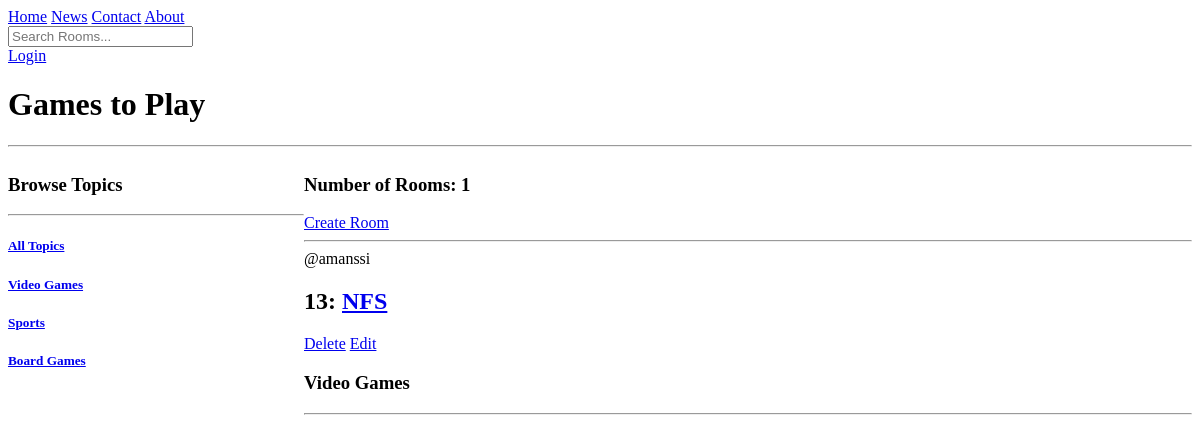
/, run on an earlier commit of the app's database.
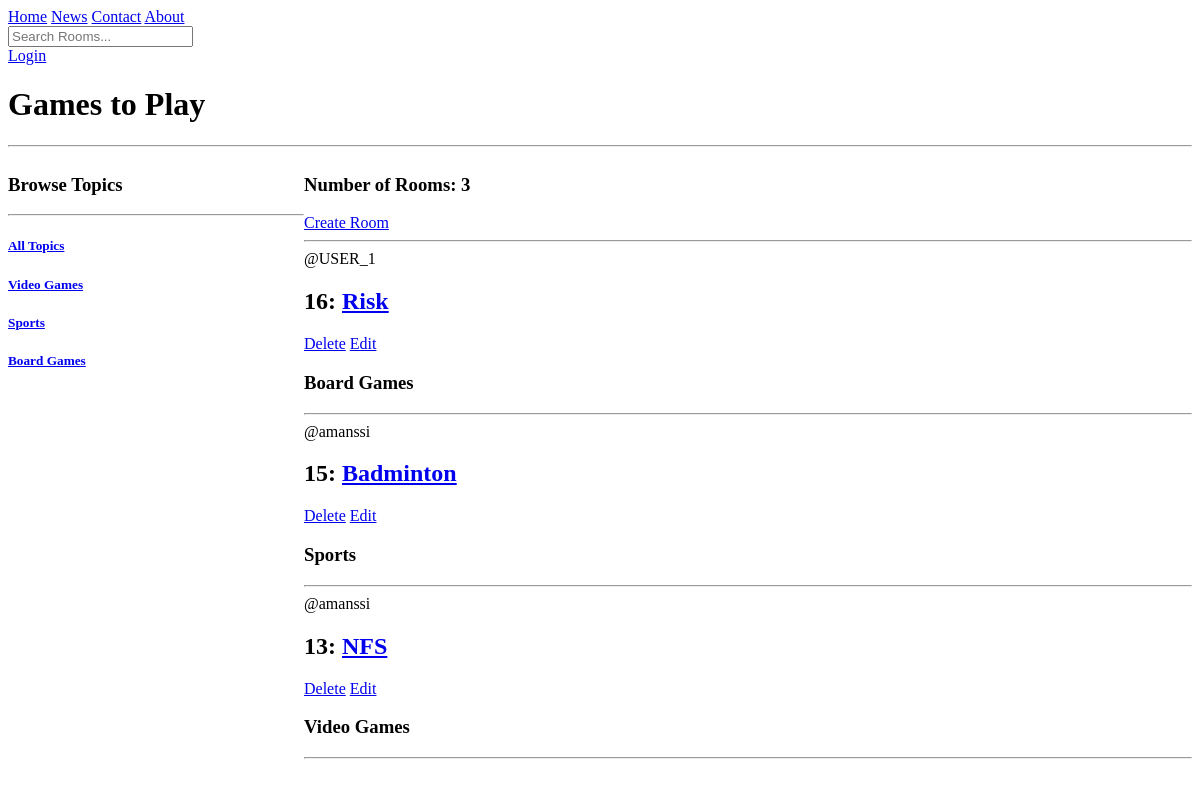
And on a later commit of the database.
### base/models.py (models this page shows, shortened)
class Topic(models.Model):
    name = models.CharField(max_length=200)

class Room(models.Model):
    host = models.ForeignKey(User, on_delete=models.CASCADE, null=True)
    topic = models.ForeignKey(Topic, on_delete=models.CASCADE, null=True)
    name = models.CharField(max_length=200)
    description = models.TextField(null=True, blank=True)
    updated = models.DateTimeField(auto_now=True)
    created = models.DateTimeField(auto_now_add=True)
    class Meta:
        ordering = ['-updated', '-created']

### base/views.py (the view)
# urls.py: path('', views.home, name="home_name"),
def home(request):
    query = request.GET.get('query')
    rooms=Room.objects.filter()
    if query:
        rooms=Room.objects.filter(
            Q(topic__name__icontains=query) |
            Q(name__icontains=query) |
            Q(description__icontains=query))
    topics=Topic.objects.all()
    context={'rooms':rooms, 'rooms_count':rooms.count(), 'topics':topics}
    return render(request, 'base/home.html', context)

### base/templates/base/home.html (shortened to what this page needs)
{% extends 'main.html' %}
{% block content %}
<h1>Games to Play</h1>
<hr>
<div class="home-container">
    <div>
        <h3>Browse Topics</h3>
        <hr>
        <div>
            <a href="{% url 'home_name' %}"><h5>All Topics</h5></a>
        </div>
        {% for topic in topics %}
        <div>
            <a href="{% url 'home_name' %}?query={{topic.name}}"><h5>{{topic.name}}</h5></a>
        </div>
        {% endfor %}
    </div>
    <div>
        <h3>Number of Rooms: {{rooms_count}}</h3>
        <a href="{% url 'create-room_name' %}">Create Room</a>
        <hr>
        <div>
            {% for room in rooms %}
                <div>
                    <span>@{{room.host.username}}</span>
                    <h2>{{room.id}}: <a href="{% url 'room_name' room.id %}">{{room.name}}</a></h2>
                    <a href="{% url 'delete-room_name' room.id %}">Delete</a>
                    <a href="{% url 'update-room_name' room.id %}">Edit</a>
                    <br>
                    <span><h3>{{room.topic.name}}</h3></span>
                    <hr>
                </div>
            {% endfor %}
    </div>
    </div>
</div>
{% endblock content %}

### templates/main.html (shortened to what this page needs)
<!DOCTYPE html>
<html lang="en">
<head>
</head>
<body>
    {% include 'navbar.html' %}
    {% block content %}
    {% endblock content %}
</body>
</html>

### templates/navbar.html
<div class="topnav">
    <a class="active" href="/">Home</a>
    <a href="#news">News</a>
    <a href="#contact">Contact</a>
    <a href="#about">About</a>
  </div>
<form action="{% url 'home_name' %}" method="GET">
  <input type="text" name="query" placeholder="Search Rooms... "/>
</form>
{% if request.user.is_authenticated %}
<a href="{% url 'logout_name' %}">Logout</a>
{% else %}
<a href="{% url 'login_name' %}">Login</a>
{% endif %}

### base/templates/base/home.html (style rules this page uses)
.home-container { display: grid; grid-template-columns: 1fr 3fr; }

What changed in the data, as far as the page shows it:
added Room: host.username "USER_1", id "16", name "Risk", topic.name "Board Games"
added Room: host.username "amanssi", id "15", name "Badminton", topic.name "Sports"
Also different on the page:
{{ rooms_count }}: "1" → "3"
